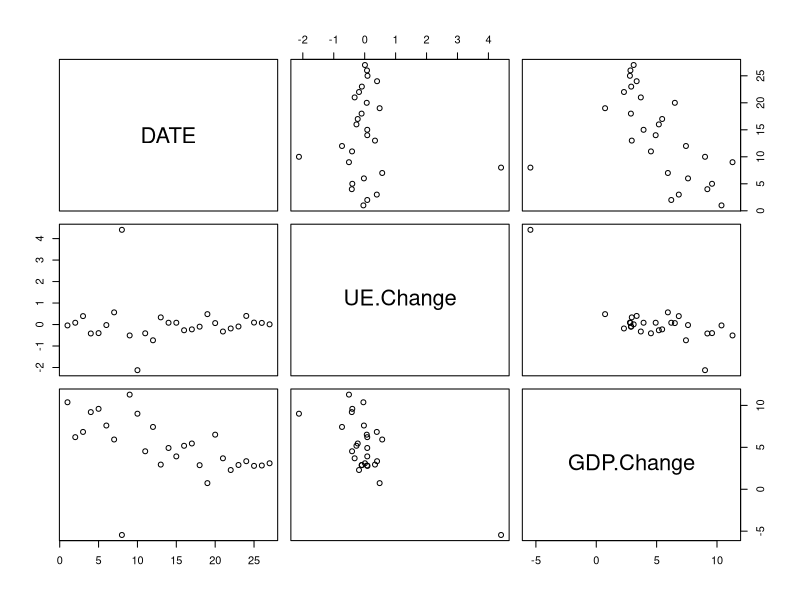
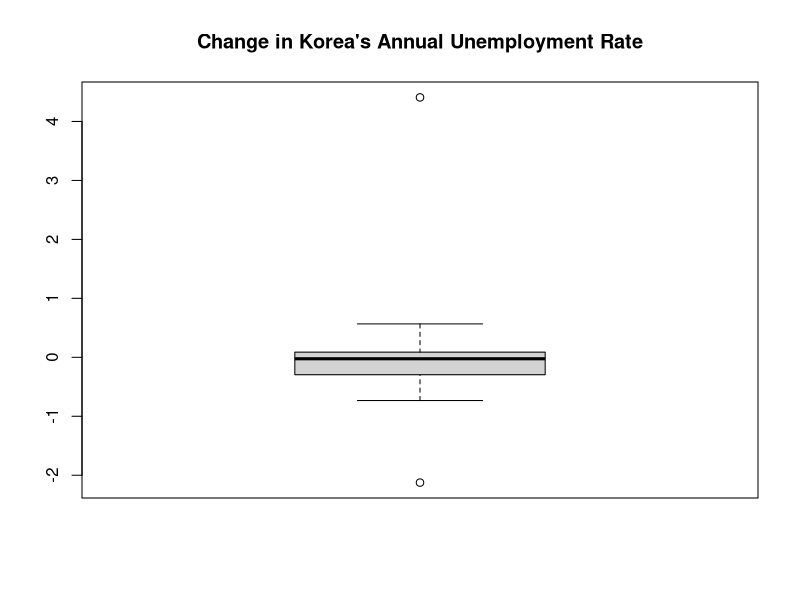
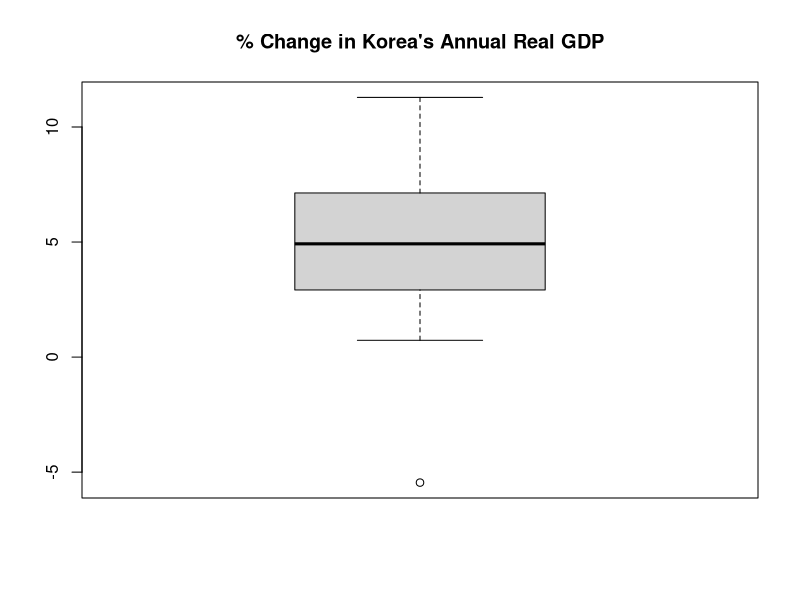
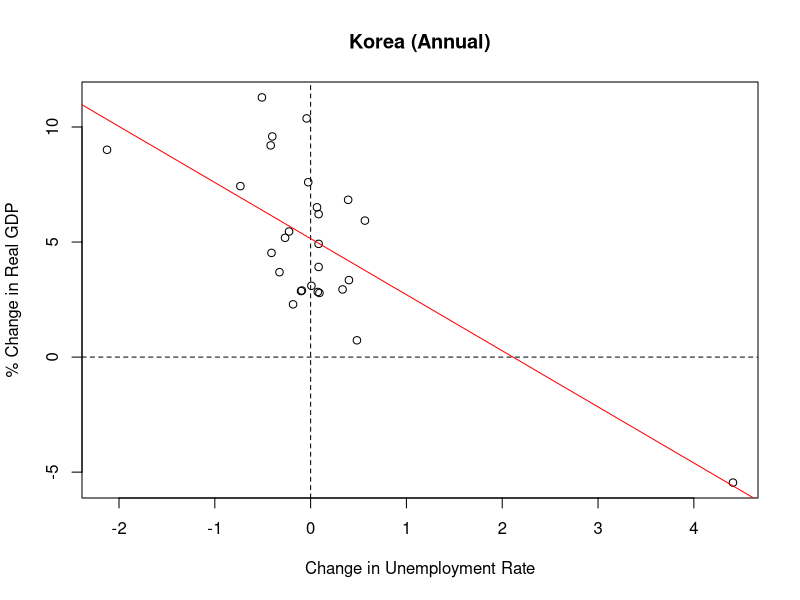
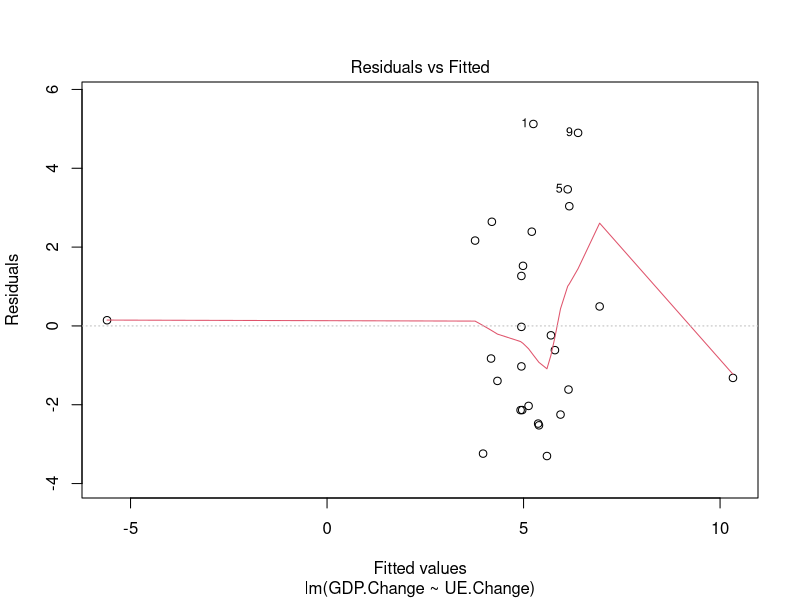
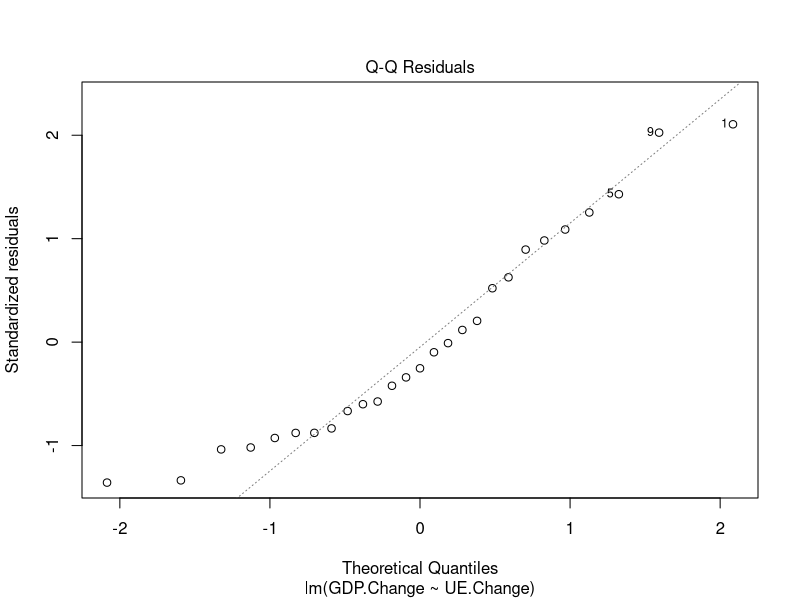
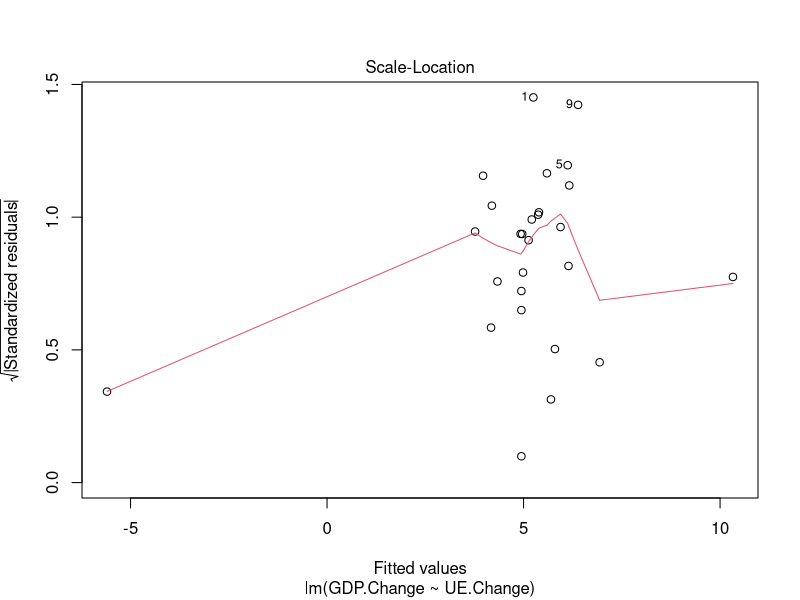
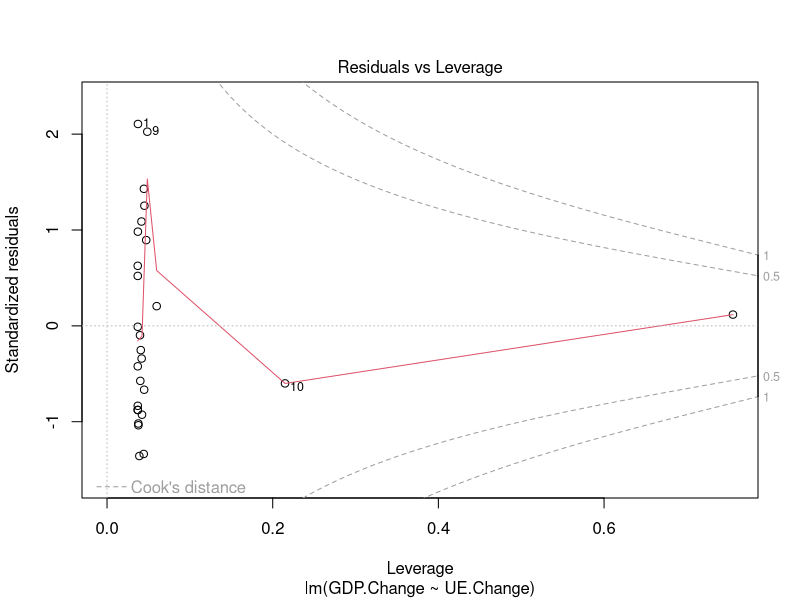

The R source for these figures, in order:
######################
# Testing Okun's Law #
######################

#########
# Korea #
#########

# setup
getwd()

korea.ue <- read.csv("Korea UE Change.csv")
korea.gdp <- read.csv("Korea Real GDP Change.csv")

# data clean
korea <- merge(korea.ue, korea.gdp)
colnames(korea) <- c("DATE", "UE.Change", "GDP.Change")

head(korea)

# exploratory
attach(korea)

plot(korea)
summary(korea)

boxplot(UE.Change, main="Change in Korea's Annual Unemployment Rate")
boxplot(GDP.Change, main="% Change in Korea's Annual Real GDP")

plot(UE.Change, GDP.Change, xlab="Change in Unemployment Rate", ylab="% Change in Real GDP", main="Korea (Annual)")
abline(h=0, v=0, col="black", lty=2)

# linear regression
# delta(GDP) = alpha + beta*delta(UE) 
korea.model <- lm(GDP.Change ~ UE.Change)
summary(korea.model)      # beta-hat is significant

abline(korea.model, col="red")

detach(korea)

# diagnostic plots
plot(korea.model)  

# confidence interval test with 0.05 alpha  -> null hypothesis: beta = -3; alternative hypothesis: beta != -3
confint(korea.model, "UE.Change", level=0.95)     # fail to reject since -3 is in the CI range


##########
# Brazil #
##########

# setup
brazil.ue <- read.csv("Brazil UE Change.csv")
brazil.gdp <- read.csv("Brazil Real GDP Change.csv")

# data clean
brazil <- merge(brazil.ue, brazil.gdp)
colnames(brazil) <- c("DATE", "UE.Change", "GDP.Change")
head(brazil)

#exploratory 
attach(brazil)
plot(brazil)
summary(brazil)

boxplot(UE.Change, main="Change in Brazil's Annual Unemployment Rate")
boxplot(GDP.Change, main="% Change in Brazil's Annual Real GDP")

plot(UE.Change, GDP.Change, xlab="Change in Unemployment Rate", ylab="% Change in Real GDP", main="Brazil (Annual)")
abline(h=0, v=0, col="black", lty=2)

# linear regression 
# delta(GDP) = alpha + beta*delta(UE) 
brazil.model <-lm(GDP.Change ~ UE.Change)
summary(brazil.model)      # beta-hat is significant

abline(brazil.model, col="blue")

detach(brazil)

# diagnostic plots
plot(brazil.model)

# confidence interval test with 0.05 alpha  -> null hypothesis: beta = -3; alternative hypothesis: beta != -3
confint(brazil.model, "UE.Change", level=0.95)    # reject null since -3 is not in CI range -> beta does not equal -3
                                                  # okun's law does not hold in brazil
